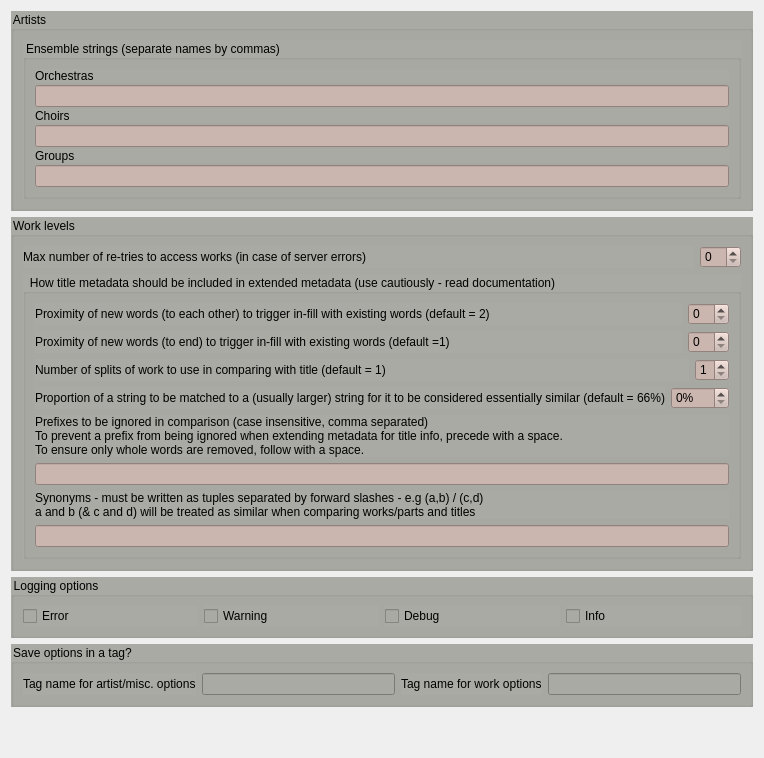
     <widget class="QWidget" name="tab3">
      <attribute name="title">
       <string>Advanced</string>
      </attribute>
      <layout class="QVBoxLayout" name="verticalLayout_5">
       <item>
        <widget class="QGroupBox" name="groupBox_3">
         <property name="styleSheet">
          <string notr="true">background-color: rgb(170, 170, 164);</string>
         </property>
         <property name="title">
          <string>Artists</string>
         </property>
         <layout class="QVBoxLayout" name="verticalLayout_20">
          <item>
           <widget class="QGroupBox" name="run_options_2">
            <property name="title">
             <string>Ensemble strings (separate names by commas)</string>
            </property>
            <layout class="QVBoxLayout" name="_13">
             <property name="spacing">
              <number>2</number>
             </property>
             <property name="margin">
              <number>9</number>
             </property>
             <item>
              <widget class="QLabel" name="cea_orchestras_2">
               <property name="text">
                <string>Orchestras</string>
               </property>
              </widget>
             </item>
             <item>
              <widget class="QLineEdit" name="cea_orchestras">
               <property name="styleSheet">
                <string notr="true">background-color: rgb(203, 182, 175);</string>
               </property>
              </widget>
             </item>
             <item>
              <widget class="QLabel" name="cea_choirs_2">
               <property name="text">
                <string>Choirs</string>
               </property>
              </widget>
             </item>
             <item>
              <widget class="QLineEdit" name="cea_choirs">
               <property name="styleSheet">
                <string notr="true">background-color: rgb(203, 182, 175);</string>
               </property>
              </widget>
             </item>
             <item>
              <widget class="QLabel" name="cea_groups_2">
               <property name="text">
                <string>Groups</string>
               </property>
              </widget>
             </item>
             <item>
              <widget class="QLineEdit" name="cea_groups">
               <property name="styleSheet">
                <string notr="true">background-color: rgb(203, 182, 175);</string>
               </property>
              </widget>
             </item>
            </layout>
           </widget>
          </item>
         </layout>
        </widget>
       </item>
       <item>
        <widget class="QGroupBox" name="run_options_3">
         <property name="sizePolicy">
          <sizepolicy hsizetype="Preferred" vsizetype="Preferred">
           <horstretch>0</horstretch>
           <verstretch>0</verstretch>
          </sizepolicy>
         </property>
         <property name="styleSheet">
          <string notr="true">background-color: rgb(170, 170, 164);</string>
         </property>
         <property name="title">
          <string>Work levels</string>
         </property>
         <layout class="QVBoxLayout" name="verticalLayout">
          <item>
           <layout class="QHBoxLayout">
            <property name="spacing">
             <number>6</number>
            </property>
            <property name="margin">
             <number>0</number>
            </property>
            <item>
             <widget class="QLabel" name="label_4">
              <property name="sizePolicy">
               <sizepolicy hsizetype="Expanding" vsizetype="Preferred">
                <horstretch>0</horstretch>
                <verstretch>0</verstretch>
               </sizepolicy>
              </property>
              <property name="text">
               <string>&lt;html&gt;&lt;head/&gt;&lt;body&gt;&lt;p&gt;Max number of re-tries to access works (in case of server errors)&lt;/p&gt;&lt;/body&gt;&lt;/html&gt;</string>
              </property>
              <property name="buddy">
               <cstring>cwp_retries</cstring>
              </property>
             </widget>
            </item>
            <item>
             <widget class="QSpinBox" name="cwp_retries">
              <property name="styleSheet">
               <string notr="true">background-color: rgb(203, 182, 175);</string>
              </property>
              <property name="suffix">
               <string/>
              </property>
              <property name="maximum">
               <number>20</number>
              </property>
             </widget>
            </item>
           </layout>
          </item>
          <item>
           <widget class="QGroupBox" name="run_options_3a">
            <property name="title">
             <string>How title metadata should be included in extended metadata (use cautiously - read documentation)</string>
            </property>
            <layout class="QVBoxLayout" name="verticalLayout_2">
             <item>
              <layout class="QHBoxLayout" name="_3">
               <property name="spacing">
                <number>6</number>
               </property>
               <property name="margin">
                <number>0</number>
               </property>
               <item>
                <widget class="QLabel" name="label_6">
                 <property name="sizePolicy">
                  <sizepolicy hsizetype="Expanding" vsizetype="Preferred">
                   <horstretch>0</horstretch>
                   <verstretch>0</verstretch>
                  </sizepolicy>
                 </property>
                 <property name="text">
                  <string>&lt;html&gt;&lt;head/&gt;&lt;body&gt;&lt;p&gt;Proximity of new words (to each other) to trigger in-fill with existing words (default = 2)&lt;/p&gt;&lt;/body&gt;&lt;/html&gt;</string>
                 </property>
                 <property name="buddy">
                  <cstring>cwp_retries</cstring>
                 </property>
                </widget>
               </item>
               <item>
                <widget class="QSpinBox" name="cwp_proximity">
                 <property name="styleSheet">
                  <string notr="true">background-color: rgb(203, 182, 175);</string>
                 </property>
                 <property name="suffix">
                  <string/>
                 </property>
                 <property name="maximum">
                  <number>20</number>
                 </property>
                </widget>
               </item>
              </layout>
             </item>
             <item>
              <layout class="QHBoxLayout" name="_4">
               <property name="spacing">
                <number>6</number>
               </property>
               <property name="margin">
                <number>0</number>
               </property>
               <item>
                <widget class="QLabel" name="label_7">
                 <property name="sizePolicy">
                  <sizepolicy hsizetype="Expanding" vsizetype="Preferred">
                   <horstretch>0</horstretch>
                   <verstretch>0</verstretch>
                  </sizepolicy>
                 </property>
                 <property name="text">
                  <string>&lt;html&gt;&lt;head/&gt;&lt;body&gt;&lt;p&gt;Proximity of new words (to end) to trigger in-fill with existing words (default =1)&lt;/p&gt;&lt;/body&gt;&lt;/html&gt;</string>
                 </property>
                 <property name="buddy">
                  <cstring>cwp_retries</cstring>
                 </property>
                </widget>
               </item>
               <item>
                <widget class="QSpinBox" name="cwp_end_proximity">
                 <property name="styleSheet">
                  <string notr="true">background-color: rgb(203, 182, 175);</string>
                 </property>
                 <property name="suffix">
                  <string/>
                 </property>
                 <property name="maximum">
                  <number>20</number>
                 </property>
                </widget>
               </item>
              </layout>
             </item>
             <item>
              <layout class="QHBoxLayout" name="_2">
               <property name="spacing">
                <number>6</number>
               </property>
               <property name="margin">
                <number>0</number>
               </property>
               <item>
                <widget class="QLabel" name="label_5">
                 <property name="sizePolicy">
                  <sizepolicy hsizetype="Expanding" vsizetype="Preferred">
                   <horstretch>0</horstretch>
                   <verstretch>0</verstretch>
                  </sizepolicy>
                 </property>
                 <property name="text">
                  <string>&lt;html&gt;&lt;head/&gt;&lt;body&gt;&lt;p&gt;Number of splits of work to use in comparing with title (default = 1)&lt;/p&gt;&lt;/body&gt;&lt;/html&gt;</string>
                 </property>
                 <property name="buddy">
                  <cstring>cwp_retries</cstring>
                 </property>
                </widget>
               </item>
               <item>
                <widget class="QSpinBox" name="cwp_granularity">
                 <property name="styleSheet">
                  <string notr="true">background-color: rgb(203, 182, 175);</string>
                 </property>
                 <property name="suffix">
                  <string/>
                 </property>
                 <property name="minimum">
                  <number>1</number>
                 </property>
                 <property name="maximum">
                  <number>4</number>
                 </property>
                </widget>
               </item>
              </layout>
             </item>
             <item>
              <layout class="QHBoxLayout" name="_5">
               <property name="spacing">
                <number>6</number>
               </property>
               <property name="margin">
                <number>0</number>
               </property>
               <item>
                <widget class="QLabel" name="label_8">
                 <property name="sizePolicy">
                  <sizepolicy hsizetype="Expanding" vsizetype="Preferred">
                   <horstretch>0</horstretch>
                   <verstretch>0</verstretch>
                  </sizepolicy>
                 </property>
                 <property name="text">
                  <string>&lt;html&gt;&lt;head/&gt;&lt;body&gt;&lt;p&gt;Proportion of a string to be matched to a (usually larger) string for it to be considered essentially similar (default = 66%)&lt;/p&gt;&lt;/body&gt;&lt;/html&gt;</string>
                 </property>
                 <property name="buddy">
                  <cstring>cwp_retries</cstring>
                 </property>
                </widget>
               </item>
               <item>
                <widget class="QSpinBox" name="cwp_substring_match">
                 <property name="styleSheet">
                  <string notr="true">background-color: rgb(203, 182, 175);</string>
                 </property>
                 <property name="suffix">
                  <string>%</string>
                 </property>
                 <property name="maximum">
                  <number>100</number>
                 </property>
                </widget>
               </item>
              </layout>
             </item>
             <item>
              <widget class="QLabel" name="cwp_removewords_2">
               <property name="text">
                <string>&lt;html&gt;&lt;head/&gt;&lt;body&gt;&lt;p&gt;Prefixes to be ignored in comparison (case insensitive, comma separated)&lt;br/&gt;To prevent a prefix from being ignored when extending metadata for title info, precede with a space. &lt;br/&gt;To ensure only whole words are removed, follow with a space.&lt;/p&gt;&lt;/body&gt;&lt;/html&gt;</string>
               </property>
              </widget>
             </item>
             <item>
              <widget class="QLineEdit" name="cwp_removewords">
               <property name="styleSheet">
                <string notr="true">background-color: rgb(203, 182, 175);</string>
               </property>
              </widget>
             </item>
             <item>
              <widget class="QLabel" name="cwp_synonyms_2">
               <property name="text">
                <string>&lt;html&gt;&lt;head/&gt;&lt;body&gt;&lt;p&gt;Synonyms - must be written as tuples separated by forward slashes - e.g (a,b) / (c,d)&lt;br/&gt;a and b (&amp;amp; c and d) will be treated as similar when comparing works/parts and titles&lt;/p&gt;&lt;/body&gt;&lt;/html&gt;</string>
               </property>
              </widget>
             </item>
             <item>
              <widget class="QLineEdit" name="cwp_synonyms">
               <property name="styleSheet">
                <string notr="true">background-color: rgb(203, 182, 175);</string>
               </property>
              </widget>
             </item>
            </layout>
           </widget>
          </item>
         </layout>
        </widget>
       </item>
       <item>
        <widget class="QGroupBox" name="groupBox_6">
         <property name="layoutDirection">
          <enum>Qt::LeftToRight</enum>
         </property>
         <property name="styleSheet">
          <string notr="true">background-color: rgb(170, 170, 164);</string>
         </property>
         <property name="title">
          <string>Logging options</string>
         </property>
         <layout class="QHBoxLayout" name="horizontalLayout_2">
          <item>
           <widget class="QCheckBox" name="log_error">
            <property name="text">
             <string>Error</string>
            </property>
           </widget>
          </item>
          <item>
           <widget class="QCheckBox" name="log_warning">
            <property name="text">
             <string>Warning</string>
            </property>
           </widget>
          </item>
          <item>
           <widget class="QCheckBox" name="log_debug">
            <property name="text">
             <string>Debug</string>
            </property>
           </widget>
          </item>
          <item>
           <widget class="QCheckBox" name="log_info">
            <property name="text">
             <string>Info</string>
            </property>
           </widget>
          </item>
         </layout>
        </widget>
       </item>
       <item>
        <widget class="QGroupBox" name="groupBox_7">
         <property name="styleSheet">
          <string notr="true">background-color: rgb(170, 170, 164);</string>
         </property>
         <property name="title">
          <string>Save options in a tag?</string>
         </property>
         <layout class="QHBoxLayout" name="horizontalLayout_4">
          <item>
           <widget class="QLabel" name="label_36">
            <property name="layoutDirection">
             <enum>Qt::RightToLeft</enum>
            </property>
            <property name="text">
             <string>Tag name for artist/misc. options</string>
            </property>
           </widget>
          </item>
          <item>
           <widget class="QLineEdit" name="cea_options_tag">
            <property name="layoutDirection">
             <enum>Qt::RightToLeft</enum>
            </property>
           </widget>
          </item>
          <item>
           <widget class="QLabel" name="label_38">
            <property name="layoutDirection">
             <enum>Qt::RightToLeft</enum>
            </property>
            <property name="text">
             <string>Tag name for work options</string>
            </property>
           </widget>
          </item>
          <item>
           <widget class="QLineEdit" name="cwp_options_tag">
            <property name="layoutDirection">
             <enum>Qt::RightToLeft</enum>
            </property>
           </widget>
          </item>
         </layout>
        </widget>
       </item>
       <item>
        <spacer name="verticalSpacer_2">
         <property name="orientation">
          <enum>Qt::Vertical</enum>
         </property>
         <property name="sizeHint" stdset="0">
          <size>
           <width>20</width>
           <height>40</height>
          </size>
         </property>
        </spacer>
       </item>
      </layout>
     </widget>
